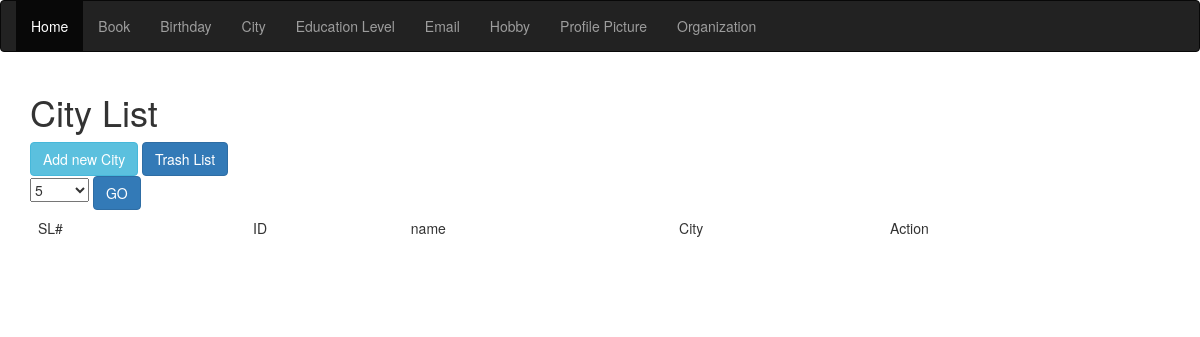
The page /views/SEIP129150/City/index.php on the database as committed earlier.
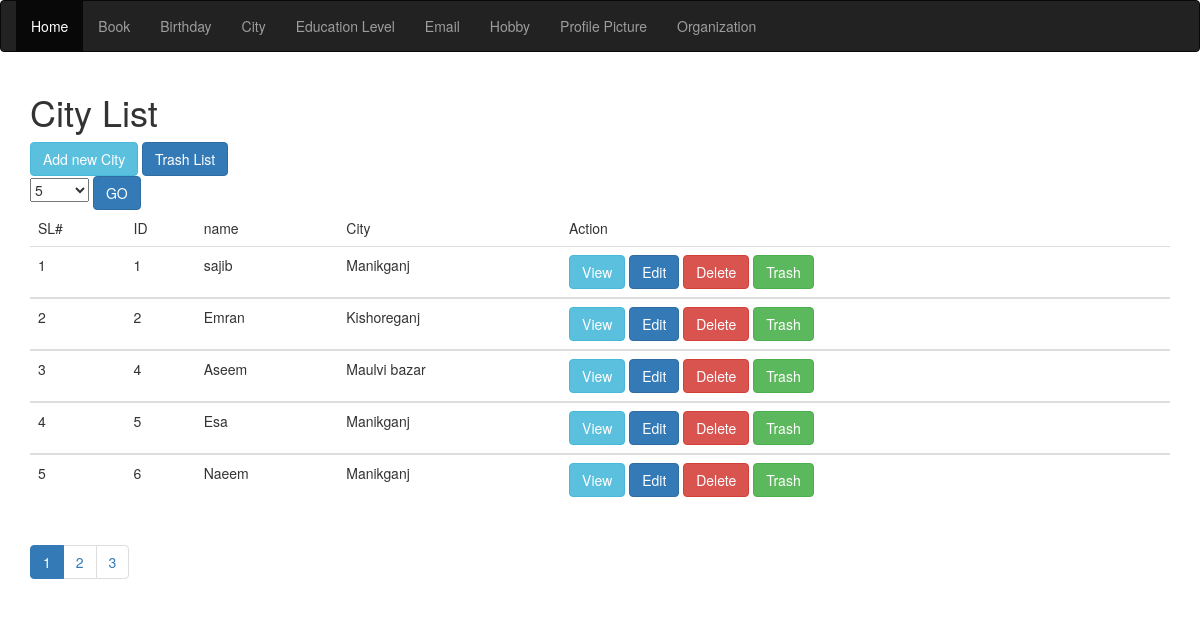
The same page on the database as committed later.
### tables this page shows
CREATE TABLE `city` (
  `id` int(11) NOT NULL,
  `name` varchar(30) NOT NULL,
  `city` varchar(15) NOT NULL,
  `trash` time DEFAULT NULL
);

### src/BITM/SEIP129150/City/City.php (called while the page is built, shortened)
<?php
class City{
    public $conn;
    public  function __construct()
    {
        $this->conn=mysqli_connect("localhost","root","","atomicprojectb21");
    }
    public  function  count()
    {
        $query="SELECT COUNT(*) AS totalItem FROM `city` WHERE `trash` IS NULL";
        $result=mysqli_query($this->conn,$query);
        $row= mysqli_fetch_assoc($result);
        return $row['totalItem'];
    }
    public function paginator($pageStartFrom=0,$Limit=5){
        $query="SELECT * FROM `city` WHERE `trash` IS NULL LIMIT ".$pageStartFrom.",".$Limit;
        $_allBook= array();
        $result= mysqli_query($this->conn,$query);
        while($row= mysqli_fetch_assoc($result)){
            $_allBook[]=$row;
        }
        return $_allBook;
    }
}

### views/SEIP129150/City/index.php (the view, shortened to what this page needs)
<?php
$city=new city();
$totalIteam=$city->count();
$iteamPerPage=$_SESSION['iteamPerPage'];
$noOfPage=ceil($totalIteam/$iteamPerPage);
$pagination="";
if(array_key_exists('pageNumber',$_GET))
{
    $pageNo=$_GET['pageNumber'];
}
else $pageNo=1;
for($i=1;$i<=$noOfPage;$i++)
{
    $active=($pageNo==$i)? "active":"";
    $pagination.="<li class='$active'><a href='index.php?pageNumber=$i'>$i</a></li>";
}
$pageStartFrom=$iteamPerPage*($pageNo-1);
$alcity=$city->paginator($pageStartFrom,$iteamPerPage);
?>
<!DOCTYPE html>
<html>
<head>
    <link rel="stylesheet" href="http://maxcdn.bootstrapcdn.com/bootstrap/3.3.6/css/bootstrap.min.css">
    <link rel="stylesheet" type="text/css" href="../../../resources/bootstrap/css/bootstrap.css">
</head >
<body>
<nav class="navbar navbar-inverse">
    <div class="container-fluid">
        <ul class="nav navbar-nav">
            <li class="active"><a href="../../../index.php">Home</a></li>
            <li><a href="../Book/index.php">Book</a></li>
            <li><a href="../Birthday/index.php">Birthday</a></li>
            <li><a href="../City/index.php">City</a></li>
            <li><a href="../Education_level/index.php">Education Level</a></li>
            <li><a href="../Email/index.php">Email</a></li>
            <li><a href="../Hobby/index.php">Hobby</a></li>
            <li><a href="../Profile_picture/index.php">Profile Picture</a></li>
            <li><a href="../Summary_of_organizations/index.php">Organization</a></li>
        </ul>
    </div>
</nav>
<div class="container">
    <h1>City List</h1>
    <a href="create.php" class="btn btn-info" role="button">Add new City</a>
    <a href="trashVeiw.php" class="btn btn-primary" role="button">Trash List</a>
    <form action="index.php">
        <select name="iteamPerPage">
            <option <?php if($_SESSION['iteamPerPage']==5) echo "selected"?>>5</option>
        </select>
        <input type="submit" value="GO" class="btn btn-primary">
    </form>
    <div class="table-responsive">
        <table class="table">
            <thead>
            <tr>
                <td>
                    SL#
                </td>
                <td>
                    ID
                </td>
                <td>
                    name
                </td>
                <td>
                    City
                </td>
                <td>
                    Action
                </td>
            </tr>
            </thead>
            <tbody>
            <?php
            $sl=1;
            foreach ($alcity as $city) {
            ?>
            <tr>
                <td><?php echo  $sl+$pageStartFrom?></td>
                <td> <?php echo $city['id']?></td>
                <td> <?php echo $city['name']?></td>
                <td> <?php echo $city['city']?></td>
                <td>
                    <a href="veiw.php?id=<?php echo $city['id']?>" class="btn btn-info" role="button">View</a>
                    <a href="edit.php?id=<?php echo $city['id']?>" class="btn btn-primary" role="button">Edit</a>
                    <a  href="delete.php?id=<?php echo $city['id']?>" class="btn btn-danger" role="button">Delete</a>
                    <a href="trash.php?id=<?php echo $city['id']?>" class="btn btn-success" role="button">Trash</a>
                </td>
            </tr>
            </tbody>
            <?php $sl++; } ?>
        </table>
        <ul class="pagination">
            <?php echo $pagination;
            ?>
        </ul>
    </div>
</div>
</body>
</html>

Rows that differ between the two databases and show on the page:
added city: pageStartFrom "1", id "1", name "sajib", city "Manikganj"
added city: pageStartFrom "2", id "2", name "Emran", city "Kishoreganj"
added city: pageStartFrom "3", id "4", name "Aseem", city "Maulvi bazar"
added city: pageStartFrom "4", id "5", name "Esa", city "Manikganj"
added city: pageStartFrom "5", id "6", name "Naeem", city "Manikganj"
Other text that changed with them:
new list line: "1"
new list line: "2"
new list line: "3"
